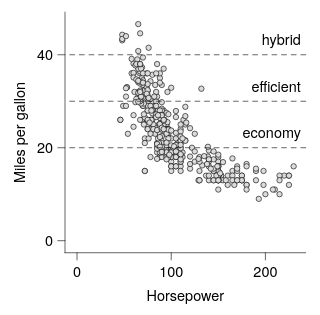

Vega-Lite specification for this chart:
### Vega-Lite specification from a JSON file in a GitHub repository (floating-point values rounded to 4 significant figures; data arrays with more than 128 entries replaced by an {"elided": "..."} marker saying what was removed)
{"background": null, "config": {"arc": {"fill": "#DBDBDB", "fillOpacity": 1.0, "innerRadius": 25.0, "padAngle": 0.03, "stroke": "black", "strokeOpacity": 1, "strokeWidth": 0.25}, "area": {"fill": "#DBDBDB", "fillOpacity": 1.0, "stroke": "black", "strokeOpacity": 1, "strokeWidth": 0.25}, "axis": {"domain": true, "domainCap": "round", "domainColor": "black", "domainWidth": 0.25, "grid": false, "gridCap": "round", "gridColor": "#F1F1F1", "gridDash": [0, 0], "gridOpacity": 1.0, "gridWidth": 0.25, "labelColor": "black", "labelFont": "Helvetica Neue, HelveticaNeue, Helvetica, Arial, sans-serif", "labelFontSize": 6, "labelFontStyle": "normal", "labelFontWeight": 400, "offset": 0, "ticks": true, "tickCap": "round", "tickColor": "black", "tickRound": false, "tickSize": 3.0, "tickWidth": 0.25, "titleColor": "black", "titleFont": "Helvetica Neue, HelveticaNeue, Helvetica, Arial, sans-serif", "titleFontSize": 6, "titleFontStyle": "normal", "titleFontWeight": 400}, "axisX": {"domain": true, "labelAlign": "center", "labelAngle": 0, "labels": true, "ticks": true, "translate": 0}, "axisY": {"domain": true, "labelAlign": "right", "labelAngle": 0, "labels": true, "ticks": true, "translate": 0}, "axisRight": {"domain": true, "labelAlign": "left", "labelAngle": 0, "labels": true, "ticks": true, "translate": 0}, "axisTop": {"domain": true, "labelAlign": "center", "labelAngle": 0, "labels": true, "ticks": true, "translate": 0}, "axisBand": {"tickOffset": 0}, "bar": {"fill": "#DBDBDB", "fillOpacity": 1.0, "stroke": "black", "strokeOpacity": 1, "strokeWidth": 0.25}, "boxplot": {"size": 9.0, "ticks": {"cornerRadius": 0.25, "fill": "black", "opacity": 1, "size": 4.5, "thickness": 0.25}, "box": {"fillOpacity": 1.0, "stroke": "black", "strokeOpacity": 1, "strokeWidth": 0.25}, "median": {"cornerRadius": 0, "fill": "black", "fillOpacity": 1.0, "opacity": 1, "size": 9.0, "thickness": 0.25}, "rule": {"fill": "black", "fillOpacity": 1.0, "size": 10.0, "stroke": "black", "strokeDash": [0, 0], "strokeOpacity": 1, "strokeWidth": 0.25}, "outliers": {"color": "black", "fill": "black", "fillOpacity": 1.0, "size": 0, "stroke": "black", "strokeOpacity": 1, "strokeWidth": 0.25}}, "circle": {"fill": "black", "fillOpacity": 1.0, "size": 1.25, "stroke": null, "strokeOpacity": 1, "strokeWidth": 0.25}, "errorband": {"band": {"fillOpacity": 0.6, "stroke": null, "strokeWidth": 0.25, "strokeOpacity": 1}, "borders": {"opacity": 0, "strokeOpacity": 1, "strokeWidth": 0.25}}, "errorbar": {"opacity": 1, "rule": {"strokeDash": [0, 0], "strokeWidth": 0.25}, "ticks": {"color": "black", "cornerRadius": 0.125, "opacity": 1, "size": 6.0, "thickness": 0.25}, "thickness": 0.25}, "font": "Helvetica Neue, HelveticaNeue, Helvetica, Arial, sans-serif", "geoshape": {"fill": "#DBDBDB", "fillOpacity": 1.0, "stroke": "black", "strokeOpacity": 1, "strokeWidth": 0.25}, "header": {"labelColor": "black", "labelFont": "Helvetica Neue, HelveticaNeue, Helvetica, Arial, sans-serif", "labelFontSize": 6, "labelFontStyle": "normal", "labelFontWeight": 400, "titleColor": "black", "titleFont": "Helvetica Neue, HelveticaNeue, Helvetica, Arial, sans-serif", "titleFontSize": 6, "titleFontStyle": "normal", "titleFontWeight": 400, "titlePadding": 0}, "legend": {"disable": false, "offset": 4.5, "titlePadding": 4, "labelOffset": 2, "gradientLabelOffset": 2, "columnPadding": 4, "rowPadding": 2, "gradientThickness": 5, "gradientOpacity": 1.0, "gradientStrokeColor": "black", "gradientStrokeWidth": 0.25, "labelColor": "black", "labelFont": "Helvetica Neue, HelveticaNeue, Helvetica, Arial, sans-serif", "labelFontSize": 6, "labelFontStyle": "normal", "labelFontWeight": 400, "strokeColor": "black", "strokeWidth": 0, "symbolSize": 36, "symbolStrokeColor": "black", "symbolStrokeWidth": 0.25, "titleColor": "black", "titleFont": "Helvetica Neue, HelveticaNeue, Helvetica, Arial, sans-serif", "titleFontSize": 6, "titleFontStyle": "normal", "titleFontWeight": 400}, "line": {"color": "black", "stroke": "black", "strokeCap": "butt", "strokeDash": [0, 0], "strokeOpacity": 1, "strokeWidth": 0.5}, "point": {"filled": true, "fill": "#DBDBDB", "fillOpacity": 1.0, "size": 5.0, "stroke": "black", "strokeOpacity": 1, "strokeWidth": 0.25}, "range": {"category": ["#9D9D9D", "#28287D", "#004225", "#47266F", "#00605D", "#DBDBDB", "#7983C1", "#6E927B", "#937FB4", "#699A97"], "diverging": {"scheme": ["#4F4265", "#6A5C82", "#85789D", "#A196B7", "#BDB5CE", "#D8D6DD", "#F6F6F6", "#CED8D7", "#9DBFBD", "#75A3A0", "#518683", "#326967", "#164D4B"]}, "heatmap": {"scheme": ["#440154", "#472270", "#433E82", "#38598C", "#2C728E", "#238A8D", "#24A086", "#39B578", "#5DC862", "#96D646", "#CAE02D", "#FDE724"]}, "ordinal": {"scheme": ["#F1F1F1", "#DBDBDB", "#C6C6C6", "#B2B2B2", "#9D9D9D", "#898989", "#767676", "#636363", "#515151", "#404040", "#2F2F2F", "#1F1F1F"]}, "ramp": {"scheme": ["#440154", "#472270", "#433E82", "#38598C", "#2C728E", "#238A8D", "#24A086", "#39B578", "#5DC862", "#96D646", "#CAE02D", "#FDE724"]}}, "rule": {"color": "black", "stroke": "black", "strokeCap": "round", "strokeDash": [2, 2], "strokeOpacity": 1, "strokeWidth": 0.25}, "scale": {"barBandPaddingInner": 0.1, "rectBandPaddingInner": 0, "tickBandPaddingInner": 0.1, "bandPaddingOuter": 0.1, "bandWithNestedOffsetPaddingInner": 0.2, "bandWithNestedOffsetPaddingOuter": 0.2, "offsetBandPaddingInner": 0, "offsetBandPaddingOuter": 0, "continuousPadding": 5.0, "round": false}, "rect": {"fill": "#DBDBDB", "fillOpacity": 1.0, "stroke": "black", "strokeOpacity": 1, "strokeWidth": 0.25}, "square": {"fill": "#DBDBDB", "fillOpacity": 1.0, "size": 10.0, "stroke": "black", "strokeOpacity": 1, "strokeWidth": 0.25}, "text": {"color": "black", "font": "Helvetica Neue, HelveticaNeue, Helvetica, Arial, sans-serif", "fontSize": 6, "fontStyle": "normal", "fontWeight": 400}, "tick": {"color": "black", "cornerRadius": 0.125, "opacity": 1.0, "size": 9.0, "thickness": 0.25}, "title": {"anchor": "middle", "frame": "group", "color": "black", "font": "Helvetica Neue, HelveticaNeue, Helvetica, Arial, sans-serif", "fontSize": 6, "fontStyle": "normal", "fontWeight": 400, "subtitleColor": "black", "subtitleFont": "Helvetica Neue, HelveticaNeue, Helvetica, Arial, sans-serif", "subtitleFontSize": 6, "subtitleFontStyle": "normal", "subtitleFontWeight": 400}, "trail": {"color": "black", "opacity": 1, "size": 0.5}, "view": {"continuousWidth": 100, "continuousHeight": 100, "discreteWidth": 100, "discreteHeight": 100, "fill": null, "stroke": null, "strokeWidth": 0.25}}, "layer": [{"data": {"name": "data-7285c4e2e195e5a75737a34913199f5f"}, "mark": {"type": "point"}, "encoding": {"x": {"field": "Horsepower", "type": "quantitative", "scale": {"nice": false}}, "y": {"field": "Miles_per_Gallon", "title": "Miles per gallon", "type": "quantitative", "scale": {"nice": false}}}}, {"layer": [{"data": {"values": [{"__dysonsphere__": 1}]}, "mark": {"type": "rule", "opacity": 1.0}, "encoding": {"y": {"datum": 20.0}}}, {"data": {"values": [{"__dysonsphere__": 1}]}, "mark": {"type": "rule", "opacity": 1.0}, "encoding": {"y": {"datum": 30.0}}}, {"data": {"values": [{"__dysonsphere__": 1}]}, "mark": {"type": "rule", "opacity": 1.0}, "encoding": {"y": {"datum": 40.0}}}, {"data": {"values": [{"__dysonsphere__": 1}]}, "mark": {"type": "text", "align": "right", "baseline": "bottom", "dx": 0, "dy": -3, "fontSize": 6}, "encoding": {"text": {"value": "economy"}, "x": {"value": 98}, "y": {"datum": 20.0}}}, {"data": {"values": [{"__dysonsphere__": 1}]}, "mark": {"type": "text", "align": "right", "baseline": "bottom", "dx": 0, "dy": -3, "fontSize": 6}, "encoding": {"text": {"value": "efficient"}, "x": {"value": 98}, "y": {"datum": 30.0}}}, {"data": {"values": [{"__dysonsphere__": 1}]}, "mark": {"type": "text", "align": "right", "baseline": "bottom", "dx": 0, "dy": -3, "fontSize": 6}, "encoding": {"text": {"value": "hybrid"}, "x": {"value": 98}, "y": {"datum": 40.0}}}]}], "$schema": "https://vega.github.io/schema/vega-lite/v6.4.1.json", "datasets": {"data-7285c4e2e195e5a75737a34913199f5f": {"elided": "392 records"}}}
